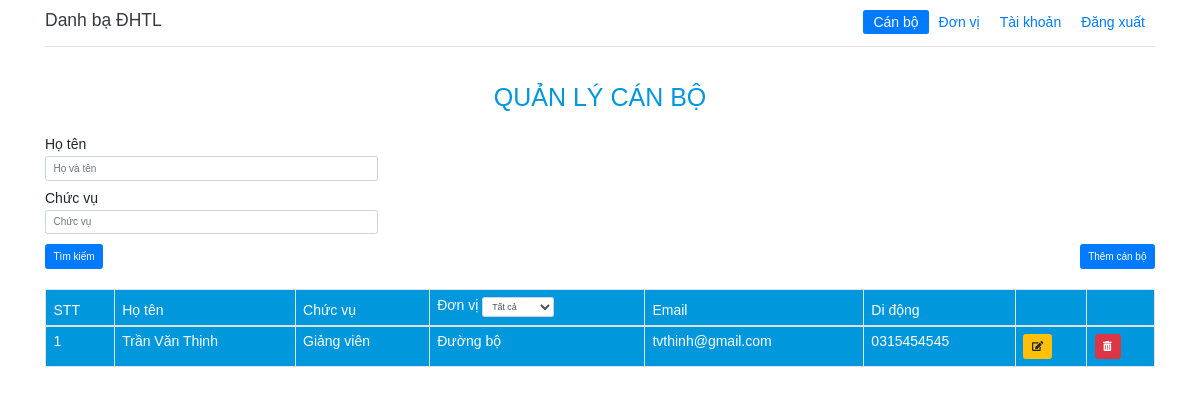
/admin/index.php (signed in), run on an earlier commit of the app's database.
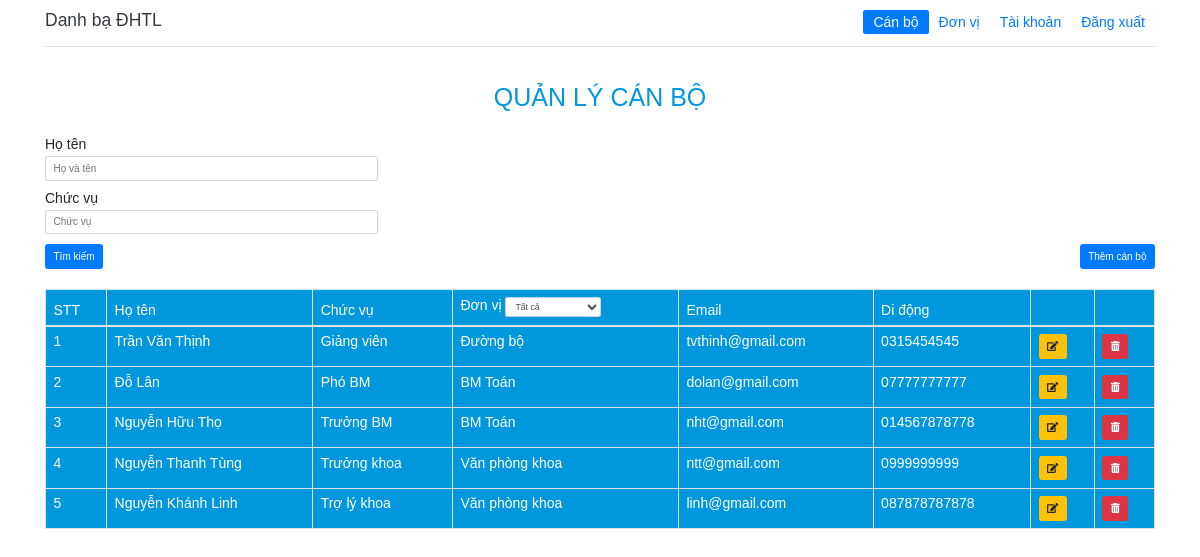
And on a later commit of the database.
### tables this page shows
CREATE TABLE `tb_canbo` (
  `id` int(11) NOT NULL,
  `hoten` varchar(50) NOT NULL,
  `chucvu` varchar(50) DEFAULT NULL,
  `email` varchar(50) DEFAULT NULL,
  `didong` varchar(50) DEFAULT NULL,
  `madonvi` varchar(50) DEFAULT NULL
);

CREATE TABLE `tb_donvi` (
  `id` int(11) NOT NULL,
  `tendonvi` varchar(50) NOT NULL,
  `sdt` varchar(50) DEFAULT NULL,
  `madonvi` varchar(50) DEFAULT NULL,
  `website` varchar(50) DEFAULT NULL,
  `diachi` varchar(50) DEFAULT NULL
);

### admin/index.php (the view, shortened to what this page needs)
<!DOCTYPE html>
<html lang="en">
  <head>
    <link rel="stylesheet" href="../css/reset.css" />
    <link rel="stylesheet" href="../assets/css/bootstrap.min.css" />
    <link rel="stylesheet" href="./css/style.css" />
  </head>
  <body>
    <?php include('./component/header.php');
    ?>
    <div class="container title">
        <h1 class="text-center">Quản lý cán bộ</h1>
      </div>
    <div class="container">
        <div class="search position-relative">
              <form>
                <div class="form-group">
                  <label>Họ tên</label>
                  <input
                    type="text"
                    class="form-control"
                    id="ho"
                    aria-describedby="emailHelp"
                    placeholder="Họ và tên"
                    name="hoten"
                  />
                </div>
                <div class="form-group">
                  <label>Chức vụ</label>
                  <input
                    type="text"
                    class="form-control"
                    id="exampleInputEmail1"
                    aria-describedby="emailHelp"
                    placeholder="Chức vụ"
                    name="chucvu"
                  />
                </div>
                <button type="submit" class="btn btn-primary btn-search">Tìm kiếm</button>
              </form>
              <div class="position-absolute" style="bottom: 0; right:0;"><a href="./form_employee.php?function=add" class="btn btn-primary">Thêm cán bộ</a></div>
            </div>
    </div>
    <div class="container">
      <table class="table table-hover table-bordered">
        <thead>
          <tr>
            <th>STT</th>
            <th>Họ tên</th>
            <th>Chức vụ</th>
            <th>
              Đơn vị
              <select class="form-control form-control-sm">
                <option value="">Tất cả</option>
              </select>
            </th>
            <th>Email</th>
            <th>Di động</th>
            <th></th>
            <th></th>
          </tr>
        </thead>
        <tbody id="myTable">
        <?php
                $sql = "SELECT tb_canbo.id,tb_canbo.hoten,tb_canbo.chucvu,tb_canbo.email,tb_canbo.didong,tb_donvi.tendonvi FROM tb_canbo,tb_donvi WHERE tb_canbo.madonvi = tb_donvi.madonvi";
                $res = mysqli_query($conn, $sql);
                $count = mysqli_num_rows($res);
                if($count>0)
                {
                    $stt = 0;
                    while($row=mysqli_fetch_assoc($res))
                    {
                        $stt++;
                        $id = $row['id'];
                        $hoten = $row['hoten'];
                        $chucvu = $row['chucvu'];
                        $donvi = $row['tendonvi'];
                        $email = $row['email'];
                        $didong = $row['didong'];
                        ?>
                        <tr>
                            <th scope="row"><?php echo $stt?></th>
                            <td><?php echo $hoten?></td>
                            <td><?php echo $chucvu?></td>
                            <td><?php echo $donvi?></td>
                            <td><?php echo $email?></td>
                            <td><?php echo $didong?></td>
                            <td><a href="./form_employee.php?function=edit&id=<?php echo $id?>" class="btn btn-warning"><i class="fas fa-edit"></i></a></td>
                            <td><a href="./delete_employee.php?id=<?php echo $id?>" class="btn btn-danger"><i class="fas fa-trash-alt"></i></a></td>
                        </tr>
              <?php
                    }
                }
              ?>
        </tbody>
      </table>
    </div>
  </body>
</html>

What changed in the data, as far as the page shows it:
added tb_canbo: hoten "Đỗ Lân", chucvu "Phó BM", tb_donvi.tendonvi "BM Toán", email "dolan@gmail.com", didong "07777777777"
added tb_canbo: hoten "Nguyễn Hữu Thọ", chucvu "Trưởng BM", tb_donvi.tendonvi "BM Toán", email "nht@gmail.com", didong "014567878778"
added tb_canbo: hoten "Nguyễn Thanh Tùng", chucvu "Trưởng khoa", tb_donvi.tendonvi "Văn phòng khoa", email "ntt@gmail.com", didong "0999999999"
added tb_canbo: hoten "Nguyễn Khánh Linh", chucvu "Trợ lý khoa", tb_donvi.tendonvi "Văn phòng khoa", email "linh@gmail.com", didong "087878787878"
